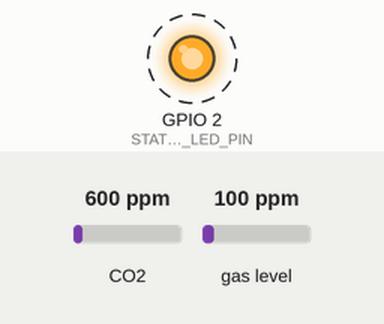
Simulated run of this sketch. Board: ESP32. On the bench: output pins drawn as LEDs (lit = HIGH). Dashed ring = blinking. The inputs (shaded band) are chosen by the test bench; at power-on: CO2 600 ppm, gas level 100 ppm. What the sketch prints to the serial monitor is not drawn.

Above: at 2.0 s.
Timing chart, 0 to 6.1 s (numbered marks = the images above):
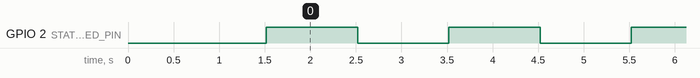

The sketch:

sgp30_test.ino
```cpp
#include <Arduino.h>
#include <Wire.h>
#include <Adafruit_SGP30.h>

constexpr uint8_t I2C_SDA_PIN = 21;
constexpr uint8_t I2C_SCL_PIN = 22;
constexpr uint8_t STATUS_LED_PIN = 2;

Adafruit_SGP30 sgp30;
bool sgp30Available = false;
unsigned long lastScanAt = 0;

uint8_t scanI2cBus() {
  uint8_t foundCount = 0;

  Serial.println("Scanning I2C bus...");
  for (uint8_t address = 1; address < 127; address++) {
    Wire.beginTransmission(address);
    uint8_t error = Wire.endTransmission();

    if (error == 0) {
      Serial.print("I2C device found at 0x");
      if (address < 16) {
        Serial.print("0");
      }
      Serial.println(address, HEX);
      foundCount++;
    }
  }

  if (foundCount == 0) {
    Serial.println("No I2C devices found on SDA=GPIO21, SCL=GPIO22.");
  }

  return foundCount;
}

void setup() {
  Serial.begin(115200);
  delay(1500);

  pinMode(STATUS_LED_PIN, OUTPUT);
  Wire.begin(I2C_SDA_PIN, I2C_SCL_PIN);

  Serial.println();
  Serial.println("R series GY-SGP30 test");
  Serial.println("Expected wiring: VCC=3V3, GND=GND, SDA=GPIO21, SCL=GPIO22");
  scanI2cBus();

  sgp30Available = sgp30.begin();
  if (!sgp30Available) {
    Serial.println("SGP30 not found. Check VCC/GND/SDA/SCL wiring.");
    return;
  }

  Serial.print("SGP30 serial #");
  Serial.print(sgp30.serialnumber[0], HEX);
  Serial.print(sgp30.serialnumber[1], HEX);
  Serial.println(sgp30.serialnumber[2], HEX);
}

void loop() {
  if (!sgp30Available) {
    Serial.println("SGP30 not found. Check VCC/GND/SDA/SCL wiring.");
    if (millis() - lastScanAt >= 5000) {
      scanI2cBus();
      lastScanAt = millis();
    }
    digitalWrite(STATUS_LED_PIN, !digitalRead(STATUS_LED_PIN));
    delay(1000);
    return;
  }

  if (!sgp30.IAQmeasure()) {
    Serial.println("SGP30 measurement failed.");
    delay(1000);
    return;
  }

  Serial.print("eco2_ppm=");
  Serial.print(sgp30.eCO2);
  Serial.print(", tvoc_ppb=");
  Serial.println(sgp30.TVOC);

  digitalWrite(STATUS_LED_PIN, !digitalRead(STATUS_LED_PIN));
  delay(1000);
}
```

Measured:
- by itself, GPIO 2 (STATUS_LED_PIN): alternates HIGH for 1.0 s and LOW for 1.0 s
